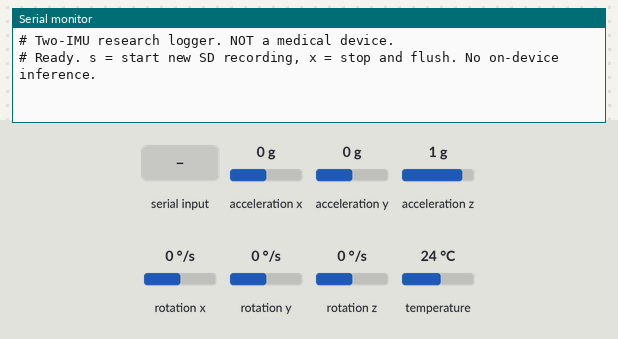
Bench run of a sketch on a simulated ESP32-C3. Parts: the last lines printed to the serial monitor. The inputs (shaded band) are chosen by the test bench; at power-on: acceleration x 0 g, acceleration y 0 g, acceleration z 1 g, rotation x 0 °/s, rotation y 0 °/s, rotation z 0 °/s, temperature 24 °C. Storage starts empty.

Above: at 2.7 s.
2.8 s: "s" received over Serial
At 3.6 s:
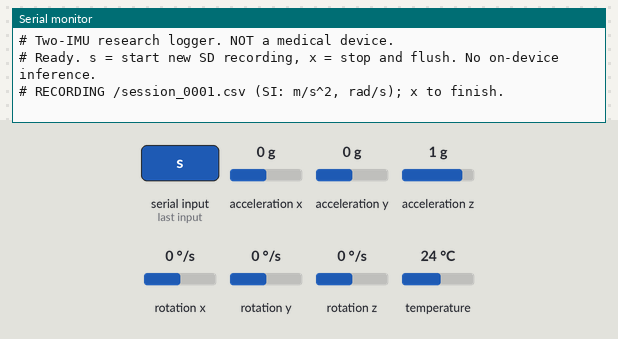
5.3 s: "S" received over Serial
At 5.7 s:
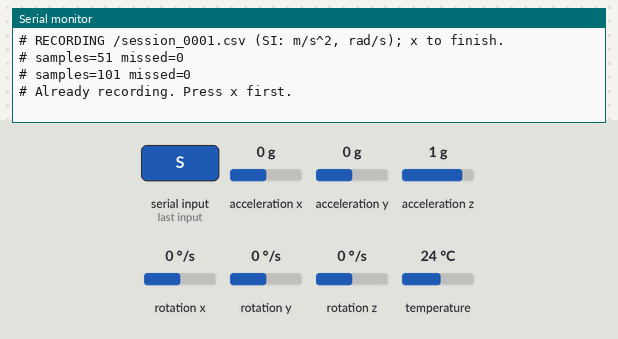
6.8 s: "x" received over Serial
At 7.7 s:
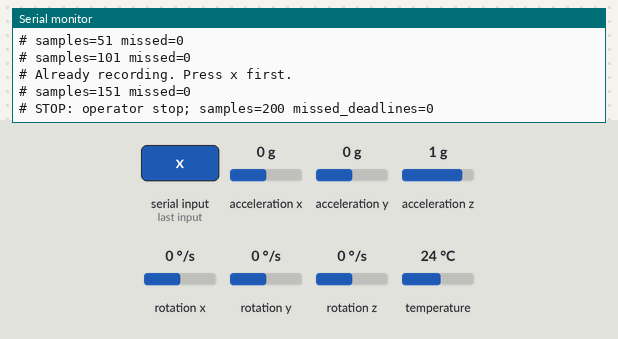

Measured:
- after the input at 2.8 s, the serial monitor: prints a new line at once (image 1)
- after the input at 5.3 s, the serial monitor: prints a new line at once (image 2)
- after the input at 6.8 s, the serial monitor: prints a new line at once (image 3)

The sketch:

two_imu_logger.ino
```cpp
/* ESP32-C3 research logger: two MPU6050 IMUs + SPI microSD.
 * Example hardware ONLY; edit pins and driver for your exact board/IMUs.
 * Serial: s = new recording, x = stop/flush. No model or clinical feedback here.
 * Libraries: Adafruit MPU6050, Adafruit Unified Sensor, Adafruit BusIO.
 */
#include <Arduino.h>
#include <Wire.h>
#include <SPI.h>
#include <SD.h>
#include <Adafruit_MPU6050.h>
#include <Adafruit_Sensor.h>
#include <esp_timer.h>
#include <math.h>

// EXAMPLE GPIOs, not a verified wiring diagram for every C3 mini variant.
constexpr int SDA_PIN = 4, SCL_PIN = 5;
constexpr int SD_SCK = 6, SD_MISO = 3, SD_MOSI = 7, SD_CS = 10;
constexpr uint8_t THIGH_ADDRESS = 0x68, SHANK_ADDRESS = 0x69;
constexpr int64_t PERIOD_US = 20000;  // 50 Hz target; timestamps remain actual.
const char *HEADER = "time_ms,thigh_ax,thigh_ay,thigh_az,thigh_gx,thigh_gy,thigh_gz,shank_ax,shank_ay,shank_az,shank_gx,shank_gy,shank_gz";
Adafruit_MPU6050 thigh, shank;
File logFile;
bool ready = false, recording = false;
int64_t startUs = 0, nextUs = 0, lastFlushUs = 0;
uint32_t samples = 0, missed = 0;

void stopRecording(const char *reason) {
  recording = false;
  if (logFile) { logFile.flush(); logFile.close(); }
  Serial.printf("# STOP: %s; samples=%lu missed_deadlines=%lu\n", reason,
                (unsigned long)samples, (unsigned long)missed);
}

void startRecording() {
  if (!ready) { Serial.println("# Hardware not ready; reset after fixing wiring."); return; }
  if (recording) { Serial.println("# Already recording. Press x first."); return; }
  char name[32];
  bool found = false;
  for (unsigned int n = 1; n <= 9999; ++n) {
    snprintf(name, sizeof(name), "/session_%04u.csv", n);
    if (!SD.exists(name)) { found = true; break; }
  }
  if (!found) { Serial.println("# Session names exhausted; back up card."); return; }
  logFile = SD.open(name, FILE_WRITE);
  if (!logFile) { Serial.println("# Cannot create SD file."); return; }
  if (!logFile.println(HEADER)) { stopRecording("SD header write failed"); return; }
  logFile.flush();
  samples = missed = 0;
  startUs = esp_timer_get_time();
  nextUs = lastFlushUs = startUs;
  recording = true;
  Serial.printf("# RECORDING %s (SI: m/s^2, rad/s); x to finish.\n", name);
}

bool finiteEvent(const sensors_event_t &a, const sensors_event_t &g) {
  return isfinite(a.acceleration.x) && isfinite(a.acceleration.y) && isfinite(a.acceleration.z)
      && isfinite(g.gyro.x) && isfinite(g.gyro.y) && isfinite(g.gyro.z);
}

void setup() {
  Serial.begin(115200);
  delay(1500);  // Do not block forever waiting for USB serial.
  Serial.println("# Two-IMU research logger. NOT a medical device.");
  Wire.begin(SDA_PIN, SCL_PIN);
  Wire.setClock(400000);
  if (!thigh.begin(THIGH_ADDRESS, &Wire) || !shank.begin(SHANK_ADDRESS, &Wire)) {
    Serial.println("# IMU init failed. MPU6050 AD0: thigh LOW, shank HIGH. Check 3.3V wiring.");
    return;
  }
  for (Adafruit_MPU6050 *imu : {&thigh, &shank}) {
    imu->setAccelerometerRange(MPU6050_RANGE_4_G);
    imu->setGyroRange(MPU6050_RANGE_500_DEG);
    imu->setFilterBandwidth(MPU6050_BAND_10_HZ);
  }
  SPI.begin(SD_SCK, SD_MISO, SD_MOSI, SD_CS);
  if (!SD.begin(SD_CS, SPI, 4000000)) {
    Serial.println("# SD init failed. Check FAT32 card, power, SPI wiring, and CS pin.");
    return;
  }
  ready = true;
  Serial.println("# Ready. s = start new SD recording, x = stop and flush. No on-device inference.");
}

void loop() {
  while (Serial.available()) {
    char c = Serial.read();
    if (c == 's' || c == 'S') startRecording();
    if (c == 'x' || c == 'X') stopRecording("operator stop");
  }
  if (!recording) { delay(1); return; }
  int64_t now = esp_timer_get_time();
  if (now < nextUs) { delay(1); return; }
  // Never manufacture catch-up rows: actual timing gaps must remain visible.
  if (now - nextUs >= PERIOD_US) {
    missed += (uint32_t)((now - nextUs) / PERIOD_US);
    nextUs = now;
  }
  nextUs += PERIOD_US;
  sensors_event_t ta, tg, tt, sa, sg, st;
  const int64_t sampleUs = esp_timer_get_time();
  if (!thigh.getEvent(&ta, &tg, &tt) || !shank.getEvent(&sa, &sg, &st)
      || !finiteEvent(ta, tg) || !finiteEvent(sa, sg)) {
    stopRecording("invalid IMU read; fix wiring and start a fresh session"); return;
  }
  // Sequential reads, not hardware synchronization; measure skew before real studies.
  char row[384];
  int n = snprintf(row, sizeof(row), "%.3f,%.6f,%.6f,%.6f,%.6f,%.6f,%.6f,%.6f,%.6f,%.6f,%.6f,%.6f,%.6f\n",
    (sampleUs - startUs) / 1000.0,
    ta.acceleration.x, ta.acceleration.y, ta.acceleration.z, tg.gyro.x, tg.gyro.y, tg.gyro.z,
    sa.acceleration.x, sa.acceleration.y, sa.acceleration.z, sg.gyro.x, sg.gyro.y, sg.gyro.z);
  if (n <= 0 || n >= (int)sizeof(row) || logFile.write((const uint8_t *)row, n) != (size_t)n) {
    stopRecording("SD write failed"); return;
  }
  ++samples;
  if (sampleUs - lastFlushUs >= 1000000) {
    logFile.flush();  // May stall! Interface rejects timing gaps; this is a starter logger.
    lastFlushUs = sampleUs;
    Serial.printf("# samples=%lu missed=%lu\n", (unsigned long)samples, (unsigned long)missed);
  }
}
```
